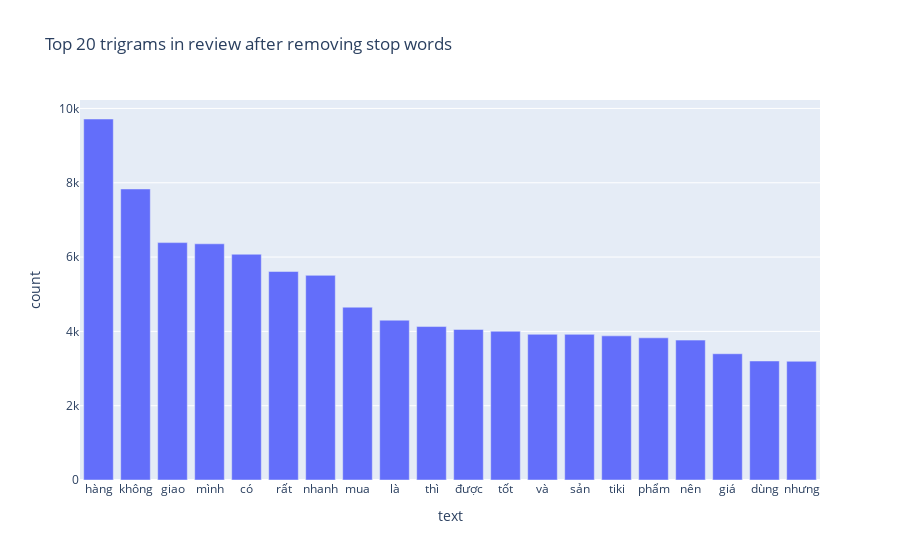

Notebook code for this chart:
### Code cell
df_plot2 = df5.groupby('text')['count'].sum().sort_values(ascending=False).head(20)
df_plot2 = df_plot2.reset_index()

fig5 = px.bar(df_plot, x='text', y='count', title='Top 20 trigrams in review after removing stop words')
fig5.show()

### Figure 1 — Plotly figure (JSON) as saved in the notebook; plotly's stock layout.template omitted (floating-point values rounded to 4 significant figures)
{"data": [{"hovertemplate": "text=%{x}<br>count=%{y}<extra></extra>", "legendgroup": "", "marker": {"color": "#636efa", "pattern": {"shape": ""}}, "name": "", "orientation": "v", "showlegend": false, "textposition": "auto", "type": "bar", "x": ["hàng", "không", "giao", "mình", "có", "rất", "nhanh", "mua", "là", "thì", "được", "tốt", "và", "sản", "tiki", "phẩm", "nên", "giá", "dùng", "nhưng"], "xaxis": "x", "y": [9716, 7833, 6389, 6357, 6076, 5611, 5508, 4651, 4301, 4130, 4052, 4004, 3921, 3920, 3879, 3826, 3765, 3398, 3203, 3195], "yaxis": "y"}], "layout": {"barmode": "relative", "legend": {"tracegroupgap": 0}, "title": {"text": "Top 20 trigrams in review after removing stop words"}, "xaxis": {"anchor": "y", "domain": [0, 1], "title": {"text": "text"}}, "yaxis": {"anchor": "x", "domain": [0, 1], "title": {"text": "count"}}}}
